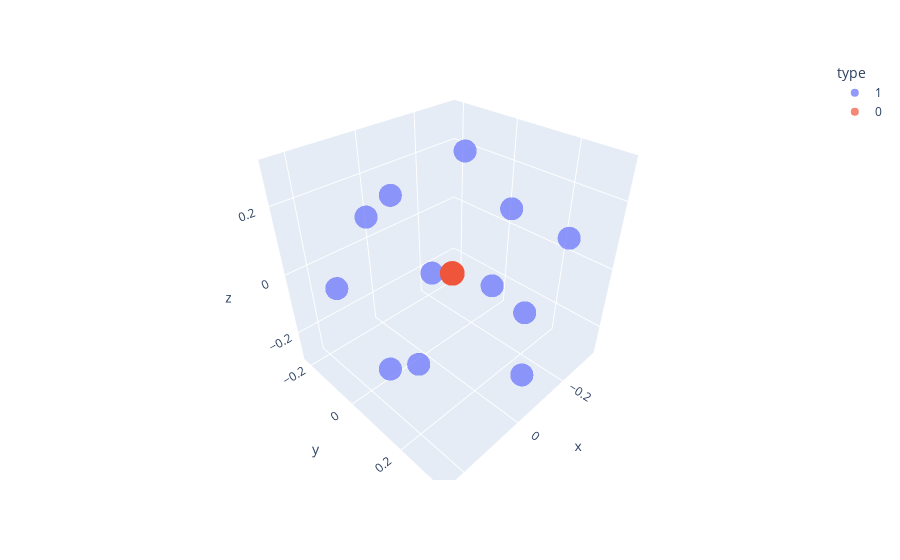

Notebook code cell kept with this figure:
### Code cell
# plot
df = pd.DataFrame(R, columns=["x", "y", "z"], index=range(1, A+1))
df['type'] = T
df['type'] = df['type'].astype(str)
# df['size'] = 100

fig = px.scatter_3d(df, x="x", y="y", z="z", color='type', opacity=0.7)
fig.show()

### Figure 1 — Plotly figure (JSON) as saved in the notebook; plotly's stock layout.template omitted (floating-point values rounded to 4 significant figures)
{"data": [{"hovertemplate": "type=1<br>x=%{x}<br>y=%{y}<br>z=%{z}<extra></extra>", "legendgroup": "1", "marker": {"color": "#636efa", "opacity": 0.7, "symbol": "circle"}, "mode": "markers", "name": "1", "scene": "scene", "showlegend": true, "type": "scatter3d", "x": [-0.2536, -0.1318, 0.05369, 0.165, -0.08194, -0.1705, -0.2098, -0.04056, -0.01735, 0.1726, -0.3406, 0.08551, 0.2465], "y": [0.1608, 0.0222, 0.02972, 0.01084, -0.2192, -0.1496, 0.2931, 0.07068, 0.333, -0.1494, 0.01665, 0.3071, 0.1609], "z": [-0.1981, 0.2993, -0.2849, 0.2309, 0.1122, -0.1691, 0.137, 0.007081, -0.1527, -0.04582, 0.06047, 0.1606, -0.06444]}, {"hovertemplate": "type=0<br>x=%{x}<br>y=%{y}<br>z=%{z}<extra></extra>", "legendgroup": "0", "marker": {"color": "#EF553B", "opacity": 0.7, "symbol": "circle"}, "mode": "markers", "name": "0", "scene": "scene", "showlegend": true, "type": "scatter3d", "x": [-0.03963, -0.03821, -0.0429, -0.04106, -0.0397, -0.0395, -0.03912, -0.04158, -0.04166, -0.04232, -0.04197, -0.03806, -0.04119, -0.03944], "y": [0.07232, 0.07015, 0.07103, 0.07277, 0.0701, 0.06849, 0.07202, 0.06912, 0.06909, 0.06852, 0.07148, 0.0705, 0.07119, 0.06803], "z": [0.005714, 0.008318, 0.007419, 0.007485, 0.004637, 0.008666, 0.008457, 0.009062, 0.005163, 0.007093, 0.00537, 0.00615, 0.009376, 0.006289]}], "layout": {"legend": {"title": {"text": "type"}, "tracegroupgap": 0}, "margin": {"t": 60}, "scene": {"domain": {"x": [0, 1], "y": [0, 1]}, "xaxis": {"title": {"text": "x"}}, "yaxis": {"title": {"text": "y"}}, "zaxis": {"title": {"text": "z"}}}}}
